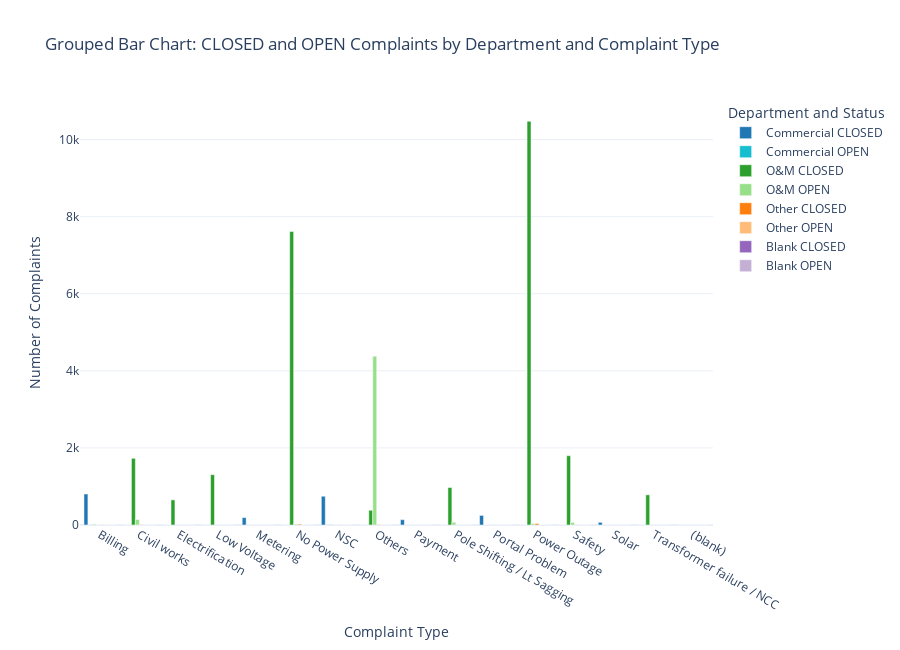

Notebook source saved alongside this figure:
### Code cell
import pandas as pd
import plotly.graph_objects as go

def visualize_grouped_complaints():
    # Define the data
    data = {
        "Complaint Type": [
            "Billing", "Civil works", "Electrification", "Low Voltage", "Metering",
            "No Power Supply", "NSC", "Others", "Payment", "Pole Shifting / Lt Sagging",
            "Portal Problem", "Power Outage", "Safety", "Solar", "Transformer failure / NCC", "(blank)"
        ],
        "Commercial_CLOSED": [805, 0, 0, 0, 192, 0, 746, 0, 138, 0, 249, 0, 0, 70, 0, 0],
        "Commercial_OPEN": [3, 0, 0, 0, 0, 0, 5, 0, 0, 0, 0, 0, 0, 0, 0, 0],
        "O&M_CLOSED": [11, 1729, 652, 1306, 1, 7615, 6, 382, 1, 972, 1, 10474, 1798, 0, 783, 1],
        "O&M_OPEN": [0, 143, 0, 1, 0, 22, 0, 4378, 0, 71, 4, 39, 68, 0, 2, 0],
        "Other_CLOSED": [5, 5, 0, 0, 0, 22, 3, 11, 0, 1, 0, 39, 4, 0, 1, 0],
        "Other_OPEN": [0]*16,
        "Blank_CLOSED": [0]*16,
        "Blank_OPEN": [0]*16
    }

    df = pd.DataFrame(data)

    # Define department-status combinations and colors
    columns = [
        ("Commercial_CLOSED", "#1f77b4"),
        ("Commercial_OPEN", "#17becf"),
        ("O&M_CLOSED", "#2ca02c"),
        ("O&M_OPEN", "#98df8a"),
        ("Other_CLOSED", "#ff7f0e"),
        ("Other_OPEN", "#ffbb78"),
        ("Blank_CLOSED", "#9467bd"),
        ("Blank_OPEN", "#c5b0d5")
    ]

    # Create bar traces for grouped bar chart
    traces = []
    for col, color in columns:
        traces.append(go.Bar(
            x=df["Complaint Type"],
            y=df[col],
            name=col.replace("_", " "),
            marker_color=color
        ))

    # Create the figure
    fig = go.Figure(data=traces)
    fig.update_layout(
        barmode='group',  # side-by-side bars
        title='Grouped Bar Chart: CLOSED and OPEN Complaints by Department and Complaint Type',
        xaxis_title='Complaint Type',
        yaxis_title='Number of Complaints',
        legend_title='Department and Status',
        template='plotly_white',
        height=650
    )

    fig.show()

# Call the function
visualize_grouped_complaints()

### Figure 1 — Plotly figure (JSON) as saved in the notebook; plotly's stock layout.template omitted (floating-point values rounded to 4 significant figures)
{"data": [{"marker": {"color": "#1f77b4"}, "name": "Commercial CLOSED", "type": "bar", "x": ["Billing", "Civil works", "Electrification", "Low Voltage", "Metering", "No Power Supply", "NSC", "Others", "Payment", "Pole Shifting / Lt Sagging", "Portal Problem", "Power Outage", "Safety", "Solar", "Transformer failure / NCC", "(blank)"], "y": [805, 0, 0, 0, 192, 0, 746, 0, 138, 0, 249, 0, 0, 70, 0, 0]}, {"marker": {"color": "#17becf"}, "name": "Commercial OPEN", "type": "bar", "x": ["Billing", "Civil works", "Electrification", "Low Voltage", "Metering", "No Power Supply", "NSC", "Others", "Payment", "Pole Shifting / Lt Sagging", "Portal Problem", "Power Outage", "Safety", "Solar", "Transformer failure / NCC", "(blank)"], "y": [3, 0, 0, 0, 0, 0, 5, 0, 0, 0, 0, 0, 0, 0, 0, 0]}, {"marker": {"color": "#2ca02c"}, "name": "O&M CLOSED", "type": "bar", "x": ["Billing", "Civil works", "Electrification", "Low Voltage", "Metering", "No Power Supply", "NSC", "Others", "Payment", "Pole Shifting / Lt Sagging", "Portal Problem", "Power Outage", "Safety", "Solar", "Transformer failure / NCC", "(blank)"], "y": [11, 1729, 652, 1306, 1, 7615, 6, 382, 1, 972, 1, 10474, 1798, 0, 783, 1]}, {"marker": {"color": "#98df8a"}, "name": "O&M OPEN", "type": "bar", "x": ["Billing", "Civil works", "Electrification", "Low Voltage", "Metering", "No Power Supply", "NSC", "Others", "Payment", "Pole Shifting / Lt Sagging", "Portal Problem", "Power Outage", "Safety", "Solar", "Transformer failure / NCC", "(blank)"], "y": [0, 143, 0, 1, 0, 22, 0, 4378, 0, 71, 4, 39, 68, 0, 2, 0]}, {"marker": {"color": "#ff7f0e"}, "name": "Other CLOSED", "type": "bar", "x": ["Billing", "Civil works", "Electrification", "Low Voltage", "Metering", "No Power Supply", "NSC", "Others", "Payment", "Pole Shifting / Lt Sagging", "Portal Problem", "Power Outage", "Safety", "Solar", "Transformer failure / NCC", "(blank)"], "y": [5, 5, 0, 0, 0, 22, 3, 11, 0, 1, 0, 39, 4, 0, 1, 0]}, {"marker": {"color": "#ffbb78"}, "name": "Other OPEN", "type": "bar", "x": ["Billing", "Civil works", "Electrification", "Low Voltage", "Metering", "No Power Supply", "NSC", "Others", "Payment", "Pole Shifting / Lt Sagging", "Portal Problem", "Power Outage", "Safety", "Solar", "Transformer failure / NCC", "(blank)"], "y": [0, 0, 0, 0, 0, 0, 0, 0, 0, 0, 0, 0, 0, 0, 0, 0]}, {"marker": {"color": "#9467bd"}, "name": "Blank CLOSED", "type": "bar", "x": ["Billing", "Civil works", "Electrification", "Low Voltage", "Metering", "No Power Supply", "NSC", "Others", "Payment", "Pole Shifting / Lt Sagging", "Portal Problem", "Power Outage", "Safety", "Solar", "Transformer failure / NCC", "(blank)"], "y": [0, 0, 0, 0, 0, 0, 0, 0, 0, 0, 0, 0, 0, 0, 0, 0]}, {"marker": {"color": "#c5b0d5"}, "name": "Blank OPEN", "type": "bar", "x": ["Billing", "Civil works", "Electrification", "Low Voltage", "Metering", "No Power Supply", "NSC", "Others", "Payment", "Pole Shifting / Lt Sagging", "Portal Problem", "Power Outage", "Safety", "Solar", "Transformer failure / NCC", "(blank)"], "y": [0, 0, 0, 0, 0, 0, 0, 0, 0, 0, 0, 0, 0, 0, 0, 0]}], "layout": {"barmode": "group", "height": 650, "legend": {"title": {"text": "Department and Status"}}, "title": {"text": "Grouped Bar Chart: CLOSED and OPEN Complaints by Department and Complaint Type"}, "xaxis": {"title": {"text": "Complaint Type"}}, "yaxis": {"title": {"text": "Number of Complaints"}}}}
